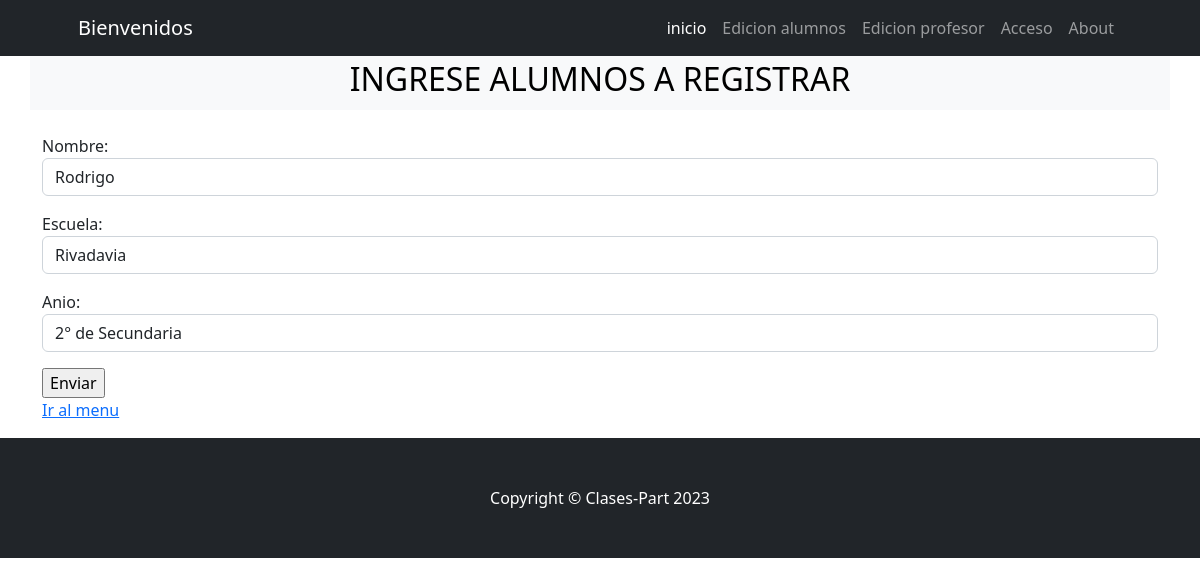
/alumno/alumno/update/1, run on the app's committed database.
### alumno/models.py (models this page shows, shortened)
class alumno(models.Model):
    nombre = models.CharField(max_length=40)
    escuela = models.CharField(max_length=20)
    anio = models.ForeignKey(m.year, on_delete= models.SET_NULL, null= "True", blank= "True")

### year/models.py (models this page shows)
class year (models.Model):
    anio = models.IntegerField()
    nivel= models.ForeignKey(m.nivel, on_delete= models.SET_NULL, null= "True", blank= "True")
    def __str__(self) -> str:
        return f"{self.anio}° de {self.nivel.descripcion} "

### alumno/views.py (the view)
# urls.py: path("alumno/update/<int:pk>", views.alumnoUpdate.as_view(), name="alumno_update"),
class alumnoUpdate(UpdateView):
    model = models.alumno
    form_class = forms.AlumnoForm
    success_url = reverse_lazy("alumno:alumno_list")

### alumno/forms.py
class AlumnoForm(forms.ModelForm):
    class Meta:
        model = models.alumno
        fields = "__all__"
        widgets = {
            "nombre": forms.TextInput(attrs={"class": "form-control"}),
            "escuela": forms.TextInput(attrs={"class": "form-control"}),
            "anio": forms.Select(attrs={"class": "form-control"})
        }

### alumno/templates/alumno/alumno_form.html (shortened to what this page needs)
{% extends 'base.html' %}
{% block title %}
    <h2> Ingrese Alumnos a registrar </h2>
{% endblock title %}
{% block content %}
    <form action=""  method="post">
        <table>
            {{ form.as_p }}
            <input type="submit" value="Enviar">
        </table>
        <p><a href=" {% url 'alumno:index' %} " > Ir al menu </a></p>
    </form>
{% endblock content %}

### data on the page
alumno: nombre "Rodrigo", escuela "Rivadavia"
year: anio "2° de Secundaria"
